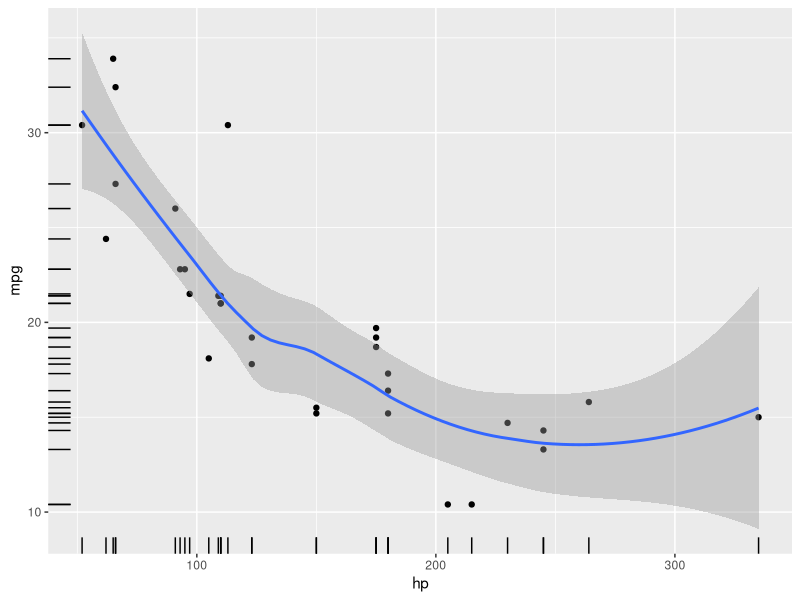
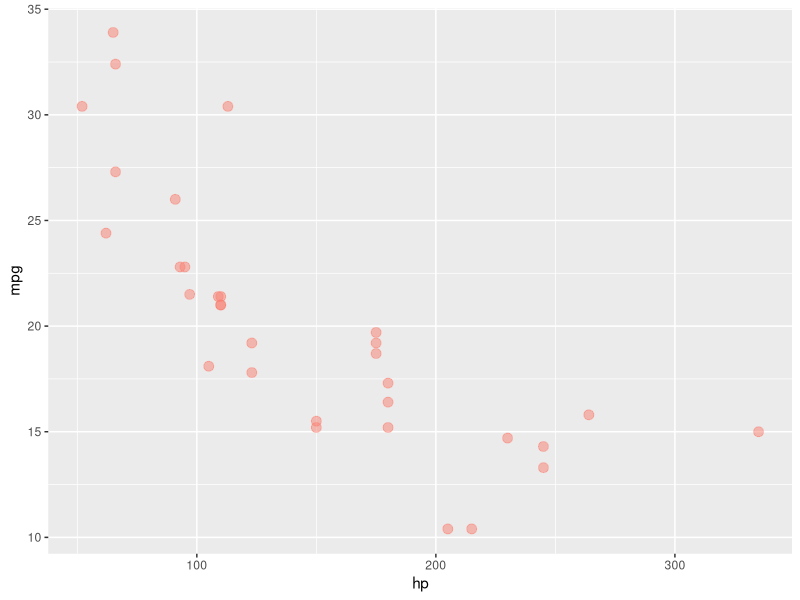
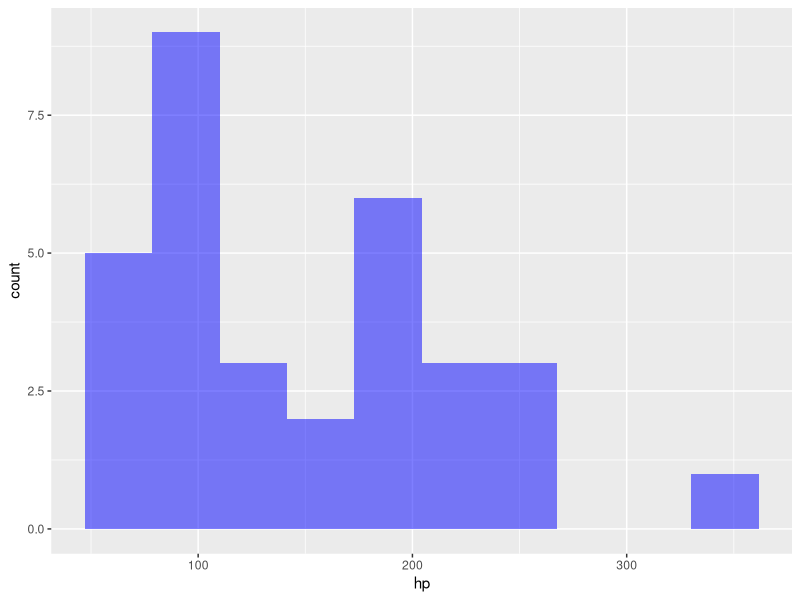
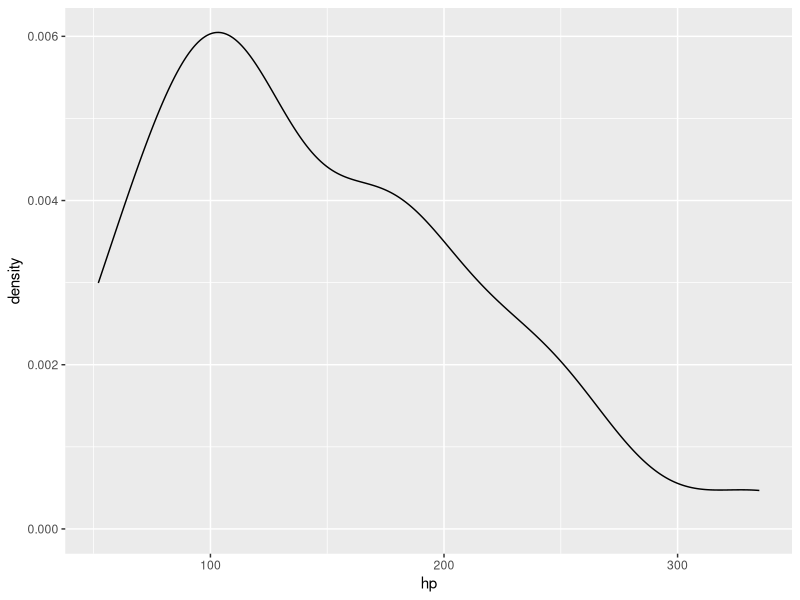
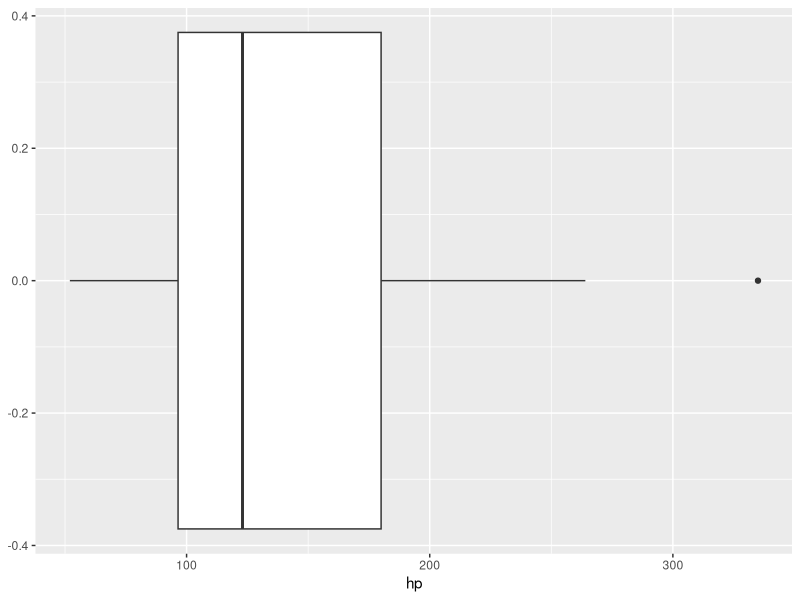
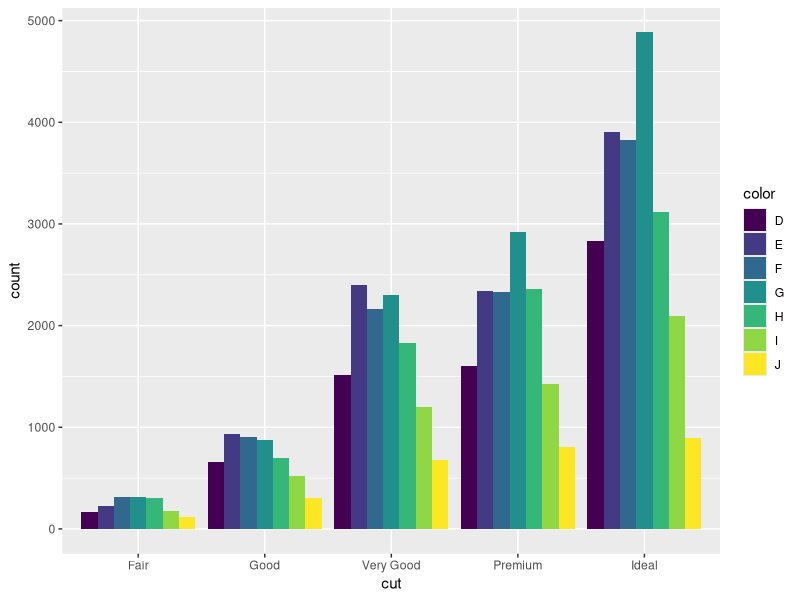
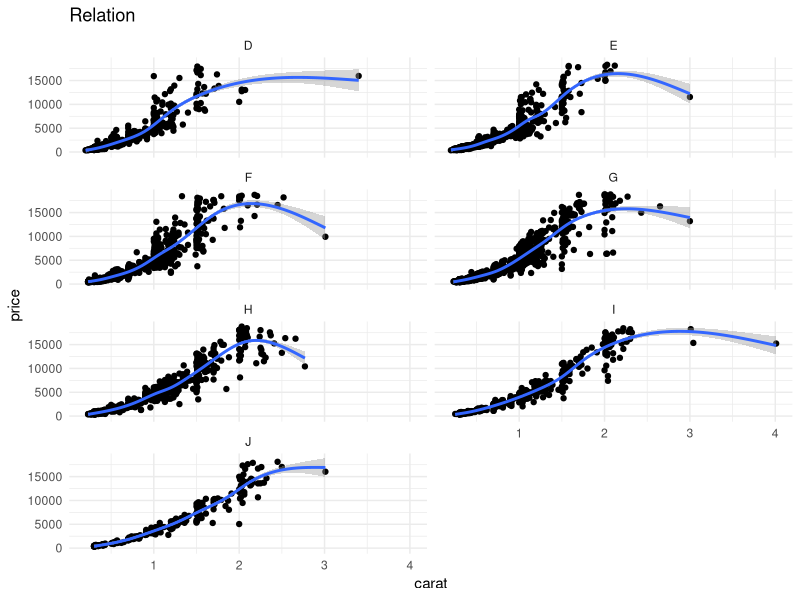
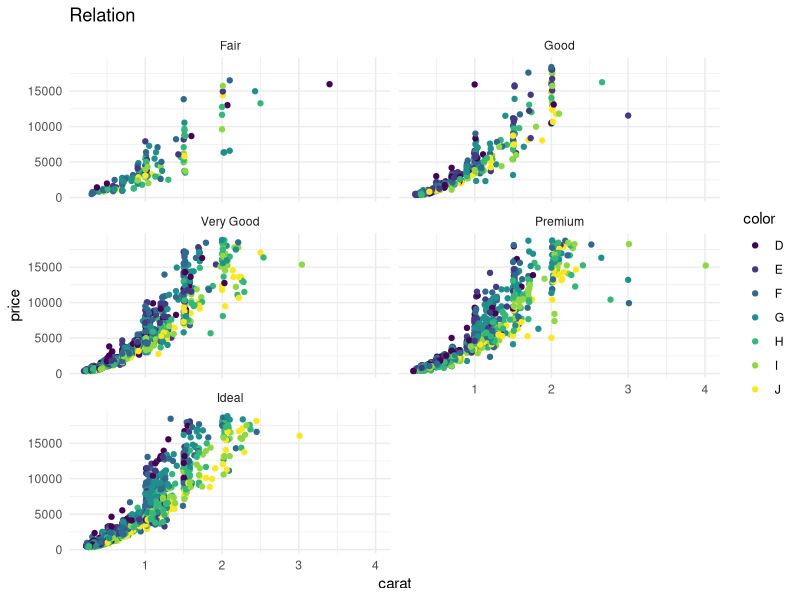

Here is the R script that generated these plots, in order:
##gg plot
library(tidyverse)
ggplot(data = mtcars, mapping = aes(x =hp, y = mpg)) + 
  geom_point() +
  geom_smooth() +
  geom_rug()

ggplot(mtcars,aes(hp,mpg)) + 
  geom_point(size = 3, col = "salmon", alpha = 0.5)

ggplot(mtcars,aes(hp)) +
  geom_histogram(bins = 10, fill = "blue", alpha = 0.5)

p <- ggplot(mtcars, aes(hp))
p + geom_density()
p + geom_boxplot()

##
diamonds %>%
  count(cut)

ggplot(diamonds,aes(cut,fill=color)) +
  geom_bar(position = "dodge")


small_di <- sample_n(diamonds, 5000)
ggplot(small_di, aes(carat, price)) +
  geom_point() +
  geom_smooth() +
  facet_wrap(~color, ncol=2) +
  theme_minimal() +
  labs(title = "Relation")

###final example
ggplot(small_di, aes(carat, price,col=color)) +
  geom_point() +
  facet_wrap(~cut, ncol=2) +
  theme_minimal() +
  labs(title = "Relation")

